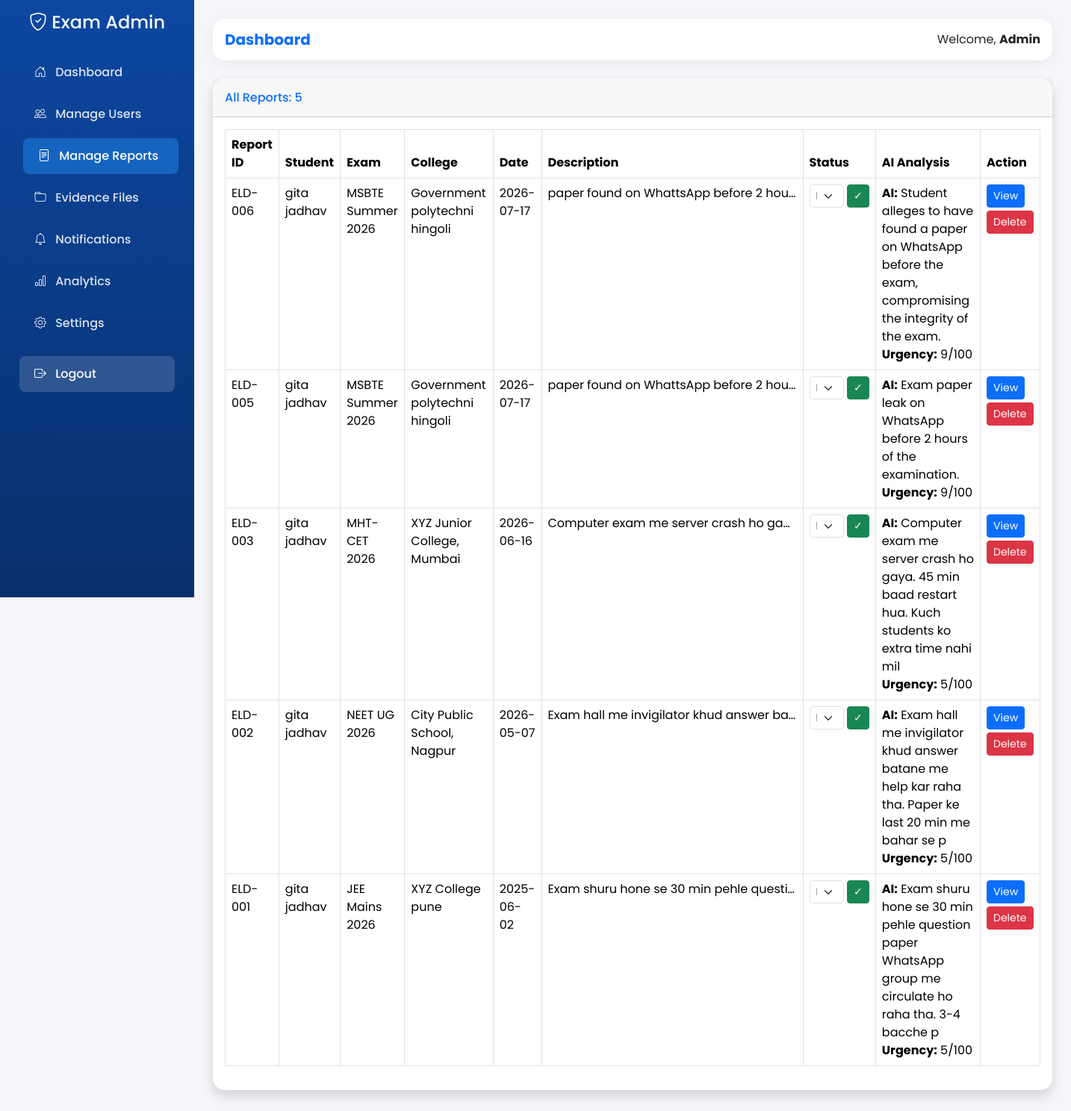
The page /admin/reports (signed in) on the database its author committed.
### tables this page shows
CREATE TABLE users (
            id INTEGER PRIMARY KEY AUTOINCREMENT,
            username TEXT NOT NULL UNIQUE,
            password TEXT NOT NULL,
            email TEXT UNIQUE,
            mobile TEXT UNIQUE,
            name TEXT,
            role TEXT DEFAULT 'student',

            -- Verification
            is_mobile_verified INTEGER DEFAULT 0,
            is_email_verified INTEGER DEFAULT 0,
            mobile_otp TEXT,
            otp_generated_at TEXT,

            -- Identity Proof 
            profile_photo TEXT,
            id_proof_type TEXT,
            id_proof_number TEXT,
            id_proof_photo TEXT,
            is_id_verified INTEGER DEFAULT 0,

            -- Tracking & Moderation
            signup_ip TEXT,
            signup_user_agent TEXT,
            created_at TEXT DEFAULT CURRENT_TIMESTAMP,
            is_blocked INTEGER DEFAULT 0,
            trust_score INTEGER DEFAULT 100
        );

CREATE TABLE entries (
            id INTEGER PRIMARY KEY AUTOINCREMENT,
            user_id INTEGER NOT NULL,
            exam_name TEXT NOT NULL,
            subject_name TEXT NOT NULL,
            college_name TEXT NOT NULL,
            status TEXT DEFAULT 'Pending',
            report_date TEXT,
            description TEXT,

            -- Incident Location
            incident_state TEXT,
            incident_district TEXT,
            incident_city TEXT,
            incident_college TEXT,
            incident_address TEXT,

            -- Multiple Files - JSON madhe store karu
            photos TEXT,
            videos TEXT,
            audios TEXT,

            -- Admin
            urgency_score INTEGER DEFAULT 0,
            ai_summary TEXT,
            fake_status TEXT,
            admin_remark TEXT,
            is_dummy INTEGER DEFAULT 0,
            created_at TEXT DEFAULT CURRENT_TIMESTAMP,
            updated_at TEXT, category TEXT DEFAULT 'Other', sentiment TEXT DEFAULT 'Normal',

            FOREIGN KEY (user_id) REFERENCES users (id)
        );

### app.py (the view)
@app.route('/admin/reports')
@admin_required
def admin_reports():
    conn = get_db()
    conn.row_factory = sqlite3.Row
    reports = conn.execute("SELECT e.*, u.name FROM entries e JOIN users u ON e.user_id=u.id ORDER BY e.id DESC").fetchall()
    conn.close()
    return render_template('admin_reports.html', user=current_user, reports=[dict(r) for r in reports])

### app.py (called while the page is built)
@login_manager.user_loader
def load_user(user_id):
    conn = get_db()
    user_row = conn.execute('SELECT * FROM users WHERE id =?', (user_id,)).fetchone()
    conn.close()
    if user_row:
        user = dict(user_row)
        return User(
            id=user['id'],
            username=user['username'],
            name=user.get('name', 'User'), # HE ADD KAR
            role=user.get('role', 'student'),
            is_mobile_verified=user.get('is_mobile_verified', 0),
            is_email_verified=user.get('is_email_verified', 0),
            is_blocked=user.get('is_blocked', 0)
        )
    return None

def admin_required(f):
    @wraps(f)
    def decorated_function(*args, **kwargs):
        if not current_user.is_authenticated:
            flash('Please login first', 'error')
            return redirect(url_for('login'))
        if current_user.role != 'admin':
            flash('You do not have admin permission', 'error')
            return redirect(url_for('dashboard')) # student dashboard la pathav
        return f(*args, **kwargs)
    return decorated_function

@app.context_processor
def inject_notifications():
    if 'user_id' in session:
        conn = get_db()
        count = conn.execute("SELECT COUNT(*) FROM notifications WHERE is_read = 0").fetchone()[0]
        return dict(unread_count=count)
    return dict(unread_count=0)

def get_settings():
    conn = get_db()
    s = conn.execute("SELECT * FROM settings WHERE id=1").fetchone()
    conn.close()
    return s

@app.before_request # Maintenance check for free hosting
def check_maintenance():
    settings = get_settings()
    if settings and settings['maintenance_mode'] == 1:
        if request.endpoint and 'static' not in request.endpoint:
            if not current_user.is_authenticated or current_user.role != 'admin':
                return render_template('maintenance.html'), 503

### database.py (called while the page is built)
def get_db():
    conn = sqlite3.connect(DB_PATH)
    conn.row_factory = sqlite3.Row
    return conn

### templates/admin_reports.html (shortened to what this page needs)
{% extends "admin_base.html" %}
{% block content %}
<div class="card shadow mb-4">
    <div class="card-header py-3">
        <h6 class="m-0 font-weight-bold text-primary">All Reports: {{ reports|length }}</h6>
    </div>
    <div class="card-body">
        <div class="table-responsive">
            <table class="table table-bordered table-hover">
                <thead class="thead-dark">
                    <tr>
                        <th>Report ID</th>
                        <th>Student</th>
                        <th>Exam</th>
                        <th>College</th>
                        <th>Date</th>
                        <th>Description</th>
                        <th>Status</th>
                        <th>AI Analysis</th>
                        <th>Action</th>
                    </tr>
                </thead>
                <tbody>
                    {% for r in reports %}
                    <tr>
                        <td>ELD-{{ '%03d'|format(r.id) }}</td>
                        <td>{{ r.name }}<br><small class="text-muted">{{ r.email }}</small></td>
                        <td>{{ r.exam_name }}</td>
                        <td>{{ r.college_name }}</td>
                        <td>{{ r.report_date }}</td>
                        <td class="desc-col" title="{{ r.description }}">{{ r.description[:120] }}{% if r.description|length > 120 %}...{% endif %}</td>
                        <td>
                            <form action="{{ url_for('update_status', id=r.id) }}" method="POST" class="d-flex gap-1">
                                <select name="status" class="form-select form-select-sm">
                                    <option value="Pending" {% if r.status=='Pending' %}selected{% endif %}>Pending</option>
                                </select>
                                <button type="submit" class="btn btn-sm btn-success">✓</button>
                            </form>
                        </td>
                        <td>
                           <b>AI:</b> {{ r.ai_summary }} <br>
                            <b>Urgency:</b> {{ r.urgency_score }}/100 <br>
                        </td>
                        <td>
                            <a href="{{ url_for('view_report', id=r.id) }}" class="btn btn-sm btn-primary mb-1">View</a>
                            <a href="{{ url_for('delete_report', id=r.id) }}" class="btn btn-sm btn-danger mb-1" onclick="return confirm('Delete this report?')">Delete</a>
                        </td>
                    </tr>
                    {% else %}
                    <tr><td colspan="9" class="text-center">No reports found</td></tr>
                    {% endfor %}
                </tbody>
            </table>
        </div>
    </div>
</div>
{% endblock %}

### templates/admin_base.html (shortened to what this page needs)
<!DOCTYPE html>
<html lang="en">
<head>
    <link href="https://cdn.jsdelivr.net/npm/bootstrap@5.3.3/dist/css/bootstrap.min.css" rel="stylesheet">
    <link rel="stylesheet" href="https://cdn.jsdelivr.net/npm/bootstrap-icons@1.11.3/font/bootstrap-icons.min.css">
</head>
<body>
<div class="d-flex">
    <nav class="sidebar p-3">
        <h4 class="text-center mb-4"><i class="bi bi-shield-check"></i> Exam Admin</h4>
        <ul class="nav flex-column">
            <li><a class="nav-link {% if request.endpoint == 'admin_dashboard' %}active{% endif %}" href="{{ url_for('admin_dashboard') }}"><i class="bi bi-house-door me-2"></i> Dashboard</a></li>
            <li><a class="nav-link {% if request.endpoint == 'admin_users' %}active{% endif %}" href="{{ url_for('admin_users') }}"><i class="bi bi-people me-2"></i> Manage Users</a></li>
            <li><a class="nav-link {% if request.endpoint == 'admin_reports' %}active{% endif %}" href="{{ url_for('admin_reports') }}"><i class="bi bi-file-text me-2"></i> Manage Reports</a></li>
            <li><a class="nav-link {% if request.endpoint == 'admin_evidence' %}active{% endif %}" href="{{ url_for('admin_evidence') }}"><i class="bi bi-folder me-2"></i> Evidence Files</a></li>
            <li><a class="nav-link {% if request.endpoint == 'admin_notifications' %}active{% endif %}" href="{{ url_for('admin_notifications') }}"><i class="bi bi-bell me-2"></i> Notifications
            </a></li>
            <li><a class="nav-link {% if request.endpoint == 'admin_analytics' %}active{% endif %}" href="{{ url_for('admin_analytics') }}"><i class="bi bi-bar-chart me-2"></i> Analytics</a></li>
            <li><a class="nav-link {% if request.endpoint == 'admin_settings' %}active{% endif %}" href="{{ url_for('admin_settings') }}"><i class="bi bi-gear me-2"></i> Settings</a></li>
            <li><a class="nav-link logout-btn mt-3" href="{{ url_for('logout') }}"><i class="bi bi-box-arrow-right me-2"></i> Logout</a></li>
        </ul>
    </nav>
    <div class="main-content w-100">
        <div class="navbar-top p-3 mb-4 d-flex justify-content-between align-items-center">
            <h5 class="mb-0 fw-bold text-primary">{% block page_title %}Dashboard{% endblock %}</h5>
            <div>Welcome, <b>{{ session.user.name if session.user else 'Admin' }}</b></div>
        </div>
        {% block content %}{% endblock %}
    </div>
</div>
</body>
</html>

### templates/admin_base.html (style rules this page uses)
:root { --gov-blue: #0d47a1; --gov-blue-light: #1565c0; --bg-light: #f4f6f9; }
body { font-family: 'Poppins', sans-serif; background: var(--bg-light); }
.sidebar { min-height: 100vh; background: linear-gradient(180deg, var(--gov-blue) 0%, #08306b 100%); color: white; position: fixed; width: 260px; transition: all 0.3s; z-index: 1000; }
.sidebar .nav-link { color: rgba(255,255,255,0.85); padding: 12px 20px; margin: 4px 10px; border-radius: 8px; font-weight: 500; display: block; text-decoration: none; transition: all 0.2s; }
.sidebar .nav-link:hover, .sidebar .nav-link.active { background: var(--gov-blue-light); color: white; transform: translateX(5px); }
.main-content { margin-left: 260px; padding: 25px; }
.card { border: none; border-radius: 16px; box-shadow: 0 4px 20px rgba(0,0,0,0.08); transition: transform 0.3s; }
.navbar-top { background: white; border-radius: 16px; box-shadow: 0 4px 20px rgba(0,0,0,0.05); }
.logout-btn { background: rgba(255,255,255,0.15) !important; color: white !important; }

### templates/admin_reports.html (style rules this page uses)
.desc-col { max-width: 350px; white-space: nowrap; overflow: hidden; text-overflow: ellipsis; }

### rows shown on the page
users: user "Admin"
entries: id "006", name "gita jadhav", exam_name "MSBTE Summer 2026", college_name "Government polytechni hingoli", report_date "2026-07-17", description "paper found on WhattsApp before 2 hou…", status "Pending", ai_summary "Student alleges to have found a paper on WhatsApp before the exam, compromising the integrity of the exam.", urgency_score "9"
entries: id "005", name "gita jadhav", exam_name "MSBTE Summer 2026", college_name "Government polytechni hingoli", report_date "2026-07-17", description "paper found on WhattsApp before 2 hou…", status "Pending", ai_summary "Exam paper leak on WhatsApp before 2 hours of the examination.", urgency_score "9"
entries: id "003", name "gita jadhav", exam_name "MHT-CET 2026", college_name "XYZ Junior College, Mumbai", report_date "2026-06-16", description "Computer exam me server crash ho gay…", status "Pending", ai_summary "Computer exam me server crash ho gaya. 45 min baad restart hua. Kuch students ko extra time nahi mil", urgency_score "5"
entries: id "002", name "gita jadhav", exam_name "NEET UG 2026", college_name "City Public School, Nagpur", report_date "2026-05-07", description "Exam hall me invigilator khud answer ba…", status "Pending", ai_summary "Exam hall me invigilator khud answer batane me help kar raha tha. Paper ke last 20 min me bahar se p", urgency_score "5"
entries: id "001", name "gita jadhav", exam_name "JEE Mains 2026", college_name "XYZ College pune", report_date "2025-06-02", description "Exam shuru hone se 30 min pehle questi…", status "Pending", ai_summary "Exam shuru hone se 30 min pehle question paper WhatsApp group me circulate ho raha tha. 3-4 bacche p", urgency_score "5"

### other values the page prints
{{ reports|length }} "5"
